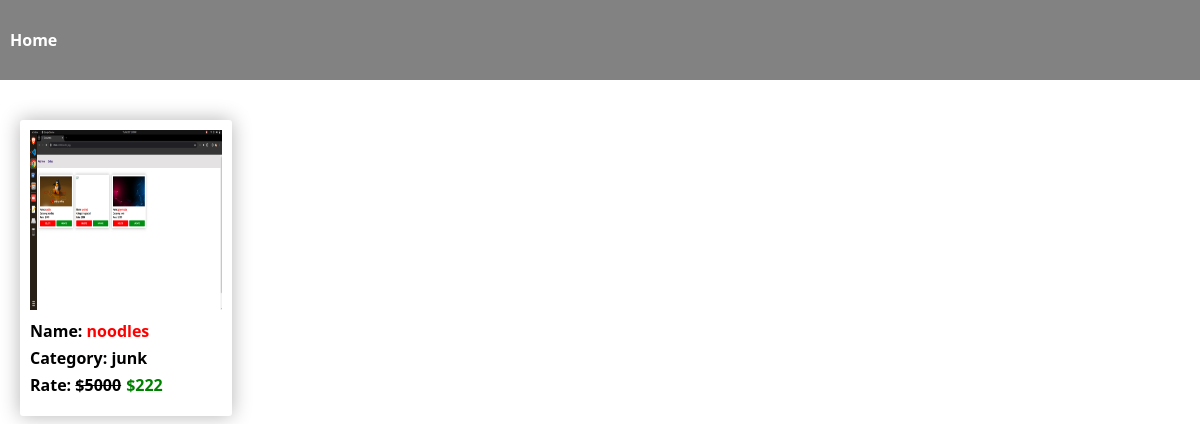
The app's page /admin_food_items/, older data.
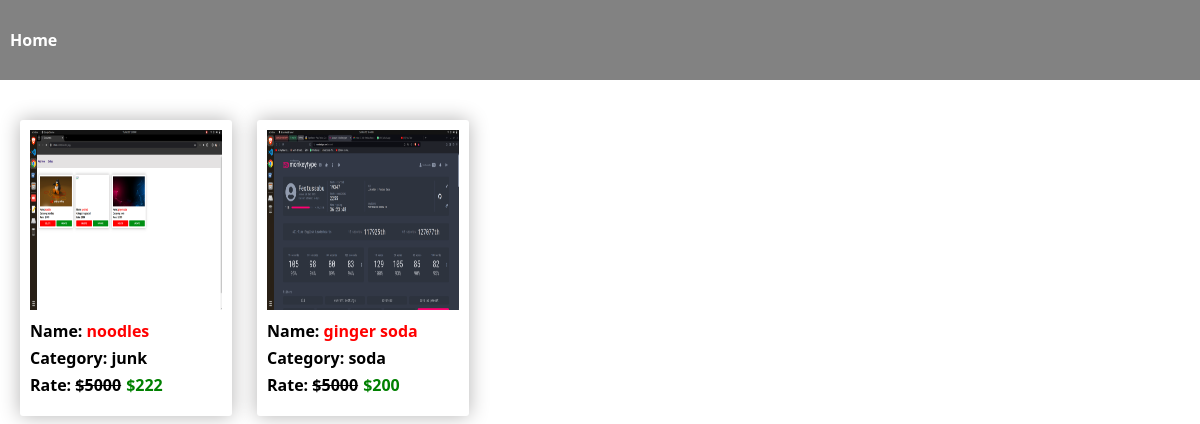
The same page, newer data.
### vendor_app/models.py (models this page shows, shortened)
class FoodItem(models.Model):
  food_image = models.ImageField()
  food_name = models.CharField(max_length=25)
  food_category = models.CharField(max_length=20)
  food_price = models.IntegerField()

### admin_app/views.py (the view)
# urls.py: path('admin_food_items/', admin_food_items, name='admin_food_items'),
def admin_food_items(request):
    food_items = FoodItem.objects.all()
    return render(request, 'admin_food_items.html', {'food_items':food_items})

### templates/admin_food_items.html (shortened to what this page needs)
<!DOCTYPE html>
<html lang="en">
  <head>
  </head>
  <body>
    <div class="admin-fooditems-page-container">
      <nav>
        <div class="orders">
          <a href="{% url 'admin_app:admin_page' %}">Home</a>
        </div>
      </nav>
      <div class="card-container">
        {% for i in food_items %}
        <div class="cards">
          <img src="{{i.food_image.url}}" alt="/" />
          <div class="card-details">
            <div>Name: <span style="color: red">{{i.food_name}}</span></div>
            <div>Category: {{i.food_category}}</div>
            <div>
              Rate:
              <span style="text-decoration: line-through; color: black"
                >$5000</span
              ><span style="color: green; margin-left: 5px"
                >${{i.food_price}}</span
              >
            </div>
          </div>
        </div>
        {% endfor %}
      </div>
    </div>
  </body>
</html>

Row changes from the older to the newer data that the page shows:
added FoodItem: food_image (picture), food_name "ginger soda", food_category "soda", food_price "200"
